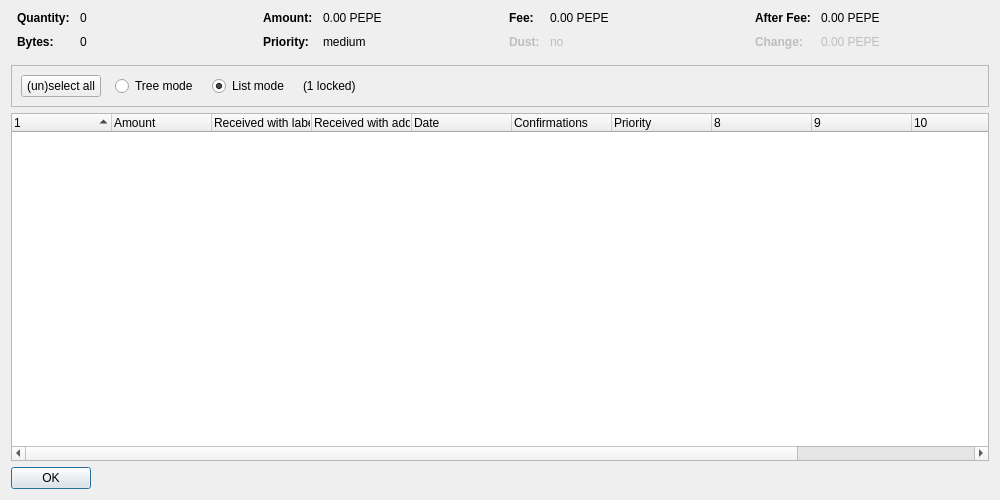
<?xml version="1.0" encoding="UTF-8"?>
<ui version="4.0">
 <class>CoinControlDialog</class>
 <widget class="QDialog" name="CoinControlDialog">
  <property name="geometry">
   <rect>
    <x>0</x>
    <y>0</y>
    <width>1000</width>
    <height>500</height>
   </rect>
  </property>
  <property name="windowTitle">
   <string>Coin Selection</string>
  </property>
  <layout class="QVBoxLayout" name="verticalLayout">
   <item>
    <layout class="QHBoxLayout" name="horizontalLayoutTop" stretch="0,0,0,0">
     <property name="topMargin">
      <number>0</number>
     </property>
     <property name="bottomMargin">
      <number>10</number>
     </property>
     <item>
      <layout class="QFormLayout" name="formLayoutCoinControl1">
       <property name="horizontalSpacing">
        <number>10</number>
       </property>
       <property name="verticalSpacing">
        <number>10</number>
       </property>
       <property name="leftMargin">
        <number>6</number>
       </property>
       <property name="rightMargin">
        <number>6</number>
       </property>
       <item row="0" column="0">
        <widget class="QLabel" name="labelCoinControlQuantityText">
         <property name="font">
          <font>
           <weight>75</weight>
           <bold>true</bold>
          </font>
         </property>
         <property name="text">
          <string>Quantity:</string>
         </property>
        </widget>
       </item>
       <item row="0" column="1">
        <widget class="QLabel" name="labelCoinControlQuantity">
         <property name="cursor">
          <cursorShape>IBeamCursor</cursorShape>
         </property>
         <property name="contextMenuPolicy">
          <enum>Qt::ActionsContextMenu</enum>
         </property>
         <property name="text">
          <string notr="true">0</string>
         </property>
         <property name="textInteractionFlags">
          <set>Qt::LinksAccessibleByMouse|Qt::TextSelectableByKeyboard|Qt::TextSelectableByMouse</set>
         </property>
        </widget>
       </item>
       <item row="1" column="0">
        <widget class="QLabel" name="labelCoinControlBytesText">
         <property name="font">
          <font>
           <weight>75</weight>
           <bold>true</bold>
          </font>
         </property>
         <property name="text">
          <string>Bytes:</string>
         </property>
        </widget>
       </item>
       <item row="1" column="1">
        <widget class="QLabel" name="labelCoinControlBytes">
         <property name="cursor">
          <cursorShape>IBeamCursor</cursorShape>
         </property>
         <property name="contextMenuPolicy">
          <enum>Qt::ActionsContextMenu</enum>
         </property>
         <property name="text">
          <string notr="true">0</string>
         </property>
         <property name="textInteractionFlags">
          <set>Qt::LinksAccessibleByMouse|Qt::TextSelectableByKeyboard|Qt::TextSelectableByMouse</set>
         </property>
        </widget>
       </item>
      </layout>
     </item>
     <item>
      <layout class="QFormLayout" name="formLayoutCoinControl2">
       <property name="horizontalSpacing">
        <number>10</number>
       </property>
       <property name="verticalSpacing">
        <number>10</number>
       </property>
       <property name="leftMargin">
        <number>6</number>
       </property>
       <property name="rightMargin">
        <number>6</number>
       </property>
       <item row="0" column="0">
        <widget class="QLabel" name="labelCoinControlAmountText">
         <property name="font">
          <font>
           <weight>75</weight>
           <bold>true</bold>
          </font>
         </property>
         <property name="text">
          <string>Amount:</string>
         </property>
        </widget>
       </item>
       <item row="0" column="1">
        <widget class="QLabel" name="labelCoinControlAmount">
         <property name="cursor">
          <cursorShape>IBeamCursor</cursorShape>
         </property>
         <property name="contextMenuPolicy">
          <enum>Qt::ActionsContextMenu</enum>
         </property>
         <property name="text">
          <string notr="true">0.00 PEPE</string>
         </property>
         <property name="textInteractionFlags">
          <set>Qt::LinksAccessibleByMouse|Qt::TextSelectableByKeyboard|Qt::TextSelectableByMouse</set>
         </property>
        </widget>
       </item>
       <item row="1" column="0">
        <widget class="QLabel" name="labelCoinControlPriorityText">
         <property name="font">
          <font>
           <weight>75</weight>
           <bold>true</bold>
          </font>
         </property>
         <property name="text">
          <string>Priority:</string>
         </property>
        </widget>
       </item>
       <item row="1" column="1">
        <widget class="QLabel" name="labelCoinControlPriority">
         <property name="cursor">
          <cursorShape>IBeamCursor</cursorShape>
         </property>
         <property name="contextMenuPolicy">
          <enum>Qt::ActionsContextMenu</enum>
         </property>
         <property name="text">
          <string notr="true">medium</string>
         </property>
         <property name="textInteractionFlags">
          <set>Qt::LinksAccessibleByMouse|Qt::TextSelectableByKeyboard|Qt::TextSelectableByMouse</set>
         </property>
        </widget>
       </item>
      </layout>
     </item>
     <item>
      <layout class="QFormLayout" name="formLayoutCoinControl3">
       <property name="horizontalSpacing">
        <number>10</number>
       </property>
       <property name="verticalSpacing">
        <number>10</number>
       </property>
       <property name="leftMargin">
        <number>6</number>
       </property>
       <property name="rightMargin">
        <number>6</number>
       </property>
       <item row="0" column="0">
        <widget class="QLabel" name="labelCoinControlFeeText">
         <property name="font">
          <font>
           <weight>75</weight>
           <bold>true</bold>
          </font>
         </property>
         <property name="text">
          <string>Fee:</string>
         </property>
        </widget>
       </item>
       <item row="0" column="1">
        <widget class="QLabel" name="labelCoinControlFee">
         <property name="cursor">
          <cursorShape>IBeamCursor</cursorShape>
         </property>
         <property name="contextMenuPolicy">
          <enum>Qt::ActionsContextMenu</enum>
         </property>
         <property name="text">
          <string notr="true">0.00 PEPE</string>
         </property>
         <property name="textInteractionFlags">
          <set>Qt::LinksAccessibleByMouse|Qt::TextSelectableByKeyboard|Qt::TextSelectableByMouse</set>
         </property>
        </widget>
       </item>
       <item row="1" column="0">
        <widget class="QLabel" name="labelCoinControlLowOutputText">
         <property name="enabled">
          <bool>false</bool>
         </property>
         <property name="font">
          <font>
           <weight>75</weight>
           <bold>true</bold>
          </font>
         </property>
         <property name="text">
          <string>Dust:</string>
         </property>
        </widget>
       </item>
       <item row="1" column="1">
        <widget class="QLabel" name="labelCoinControlLowOutput">
         <property name="enabled">
          <bool>false</bool>
         </property>
         <property name="cursor">
          <cursorShape>IBeamCursor</cursorShape>
         </property>
         <property name="contextMenuPolicy">
          <enum>Qt::ActionsContextMenu</enum>
         </property>
         <property name="text">
          <string notr="true">no</string>
         </property>
         <property name="textInteractionFlags">
          <set>Qt::LinksAccessibleByMouse|Qt::TextSelectableByKeyboard|Qt::TextSelectableByMouse</set>
         </property>
        </widget>
       </item>
      </layout>
     </item>
     <item>
      <layout class="QFormLayout" name="formLayoutCoinControl4">
       <property name="horizontalSpacing">
        <number>10</number>
       </property>
       <property name="verticalSpacing">
        <number>10</number>
       </property>
       <property name="leftMargin">
        <number>6</number>
       </property>
       <property name="rightMargin">
        <number>6</number>
       </property>
       <item row="0" column="0">
        <widget class="QLabel" name="labelCoinControlAfterFeeText">
         <property name="font">
          <font>
           <weight>75</weight>
           <bold>true</bold>
          </font>
         </property>
         <property name="text">
          <string>After Fee:</string>
         </property>
        </widget>
       </item>
       <item row="0" column="1">
        <widget class="QLabel" name="labelCoinControlAfterFee">
         <property name="cursor">
          <cursorShape>IBeamCursor</cursorShape>
         </property>
         <property name="contextMenuPolicy">
          <enum>Qt::ActionsContextMenu</enum>
         </property>
         <property name="text">
          <string notr="true">0.00 PEPE</string>
         </property>
         <property name="textInteractionFlags">
          <set>Qt::LinksAccessibleByMouse|Qt::TextSelectableByKeyboard|Qt::TextSelectableByMouse</set>
         </property>
        </widget>
       </item>
       <item row="1" column="0">
        <widget class="QLabel" name="labelCoinControlChangeText">
         <property name="enabled">
          <bool>false</bool>
         </property>
         <property name="font">
          <font>
           <weight>75</weight>
           <bold>true</bold>
          </font>
         </property>
         <property name="text">
          <string>Change:</string>
         </property>
        </widget>
       </item>
       <item row="1" column="1">
        <widget class="QLabel" name="labelCoinControlChange">
         <property name="enabled">
          <bool>false</bool>
         </property>
         <property name="cursor">
          <cursorShape>IBeamCursor</cursorShape>
         </property>
         <property name="contextMenuPolicy">
          <enum>Qt::ActionsContextMenu</enum>
         </property>
         <property name="text">
          <string notr="true">0.00 PEPE</string>
         </property>
         <property name="textInteractionFlags">
          <set>Qt::LinksAccessibleByMouse|Qt::TextSelectableByKeyboard|Qt::TextSelectableByMouse</set>
         </property>
        </widget>
       </item>
      </layout>
     </item>
    </layout>
   </item>
   <item>
    <widget class="QFrame" name="frame">
     <property name="minimumSize">
      <size>
       <width>0</width>
       <height>40</height>
      </size>
     </property>
     <property name="frameShape">
      <enum>QFrame::StyledPanel</enum>
     </property>
     <property name="frameShadow">
      <enum>QFrame::Sunken</enum>
     </property>
     <layout class="QHBoxLayout" name="horizontalLayout">
      <item>
       <layout class="QHBoxLayout" name="horizontalLayoutPanel" stretch="0,0,0,0,0">
        <property name="spacing">
         <number>14</number>
        </property>
        <item>
         <widget class="QPushButton" name="pushButtonSelectAll">
          <property name="sizePolicy">
           <sizepolicy hsizetype="Maximum" vsizetype="Fixed">
            <horstretch>0</horstretch>
            <verstretch>0</verstretch>
           </sizepolicy>
          </property>
          <property name="text">
           <string>(un)select all</string>
          </property>
          <property name="autoDefault">
           <bool>false</bool>
          </property>
         </widget>
        </item>
        <item>
         <widget class="QRadioButton" name="radioTreeMode">
          <property name="sizePolicy">
           <sizepolicy hsizetype="Maximum" vsizetype="Fixed">
            <horstretch>0</horstretch>
            <verstretch>0</verstretch>
           </sizepolicy>
          </property>
          <property name="text">
           <string>Tree mode</string>
          </property>
         </widget>
        </item>
        <item>
         <widget class="QRadioButton" name="radioListMode">
          <property name="sizePolicy">
           <sizepolicy hsizetype="Maximum" vsizetype="Fixed">
            <horstretch>0</horstretch>
            <verstretch>0</verstretch>
           </sizepolicy>
          </property>
          <property name="text">
           <string>List mode</string>
          </property>
          <property name="checked">
           <bool>true</bool>
          </property>
         </widget>
        </item>
        <item>
         <widget class="QLabel" name="labelLocked">
          <property name="text">
           <string notr="true">(1 locked)</string>
          </property>
         </widget>
        </item>
        <item>
         <spacer name="horizontalSpacer">
          <property name="orientation">
           <enum>Qt::Horizontal</enum>
          </property>
          <property name="sizeHint" stdset="0">
           <size>
            <width>40</width>
            <height>20</height>
           </size>
          </property>
         </spacer>
        </item>
       </layout>
      </item>
     </layout>
    </widget>
   </item>
   <item>
    <widget class="CoinControlTreeWidget" name="treeWidget">
     <property name="contextMenuPolicy">
      <enum>Qt::CustomContextMenu</enum>
     </property>
     <property name="sortingEnabled">
      <bool>false</bool>
     </property>
     <property name="columnCount">
      <number>12</number>
     </property>
     <attribute name="headerShowSortIndicator" stdset="0">
      <bool>true</bool>
     </attribute>
     <attribute name="headerStretchLastSection">
      <bool>false</bool>
     </attribute>
     <column>
      <property name="text">
       <string/>
      </property>
     </column>
     <column>
      <property name="text">
       <string>Amount</string>
      </property>
     </column>
     <column>
      <property name="text">
       <string>Received with label</string>
      </property>
     </column>
     <column>
      <property name="text">
       <string>Received with address</string>
      </property>
     </column>
     <column>
      <property name="text">
       <string>Date</string>
      </property>
     </column>
     <column>
      <property name="text">
       <string>Confirmations</string>
      </property>
      <property name="toolTip">
       <string>Confirmed</string>
      </property>
     </column>
     <column>
      <property name="text">
       <string>Priority</string>
      </property>
     </column>
     <column>
      <property name="text">
       <string/>
      </property>
     </column>
     <column>
      <property name="text">
       <string/>
      </property>
     </column>
     <column>
      <property name="text">
       <string/>
      </property>
     </column>
     <column>
      <property name="text">
       <string/>
      </property>
     </column>
     <column>
      <property name="text">
       <string/>
      </property>
     </column>
    </widget>
   </item>
   <item>
    <widget class="QDialogButtonBox" name="buttonBox">
     <property name="sizePolicy">
      <sizepolicy hsizetype="Maximum" vsizetype="Fixed">
       <horstretch>0</horstretch>
       <verstretch>0</verstretch>
      </sizepolicy>
     </property>
     <property name="orientation">
      <enum>Qt::Horizontal</enum>
     </property>
     <property name="standardButtons">
      <set>QDialogButtonBox::Ok</set>
     </property>
    </widget>
   </item>
  </layout>
 </widget>
 <customwidgets>
  <customwidget>
   <class>CoinControlTreeWidget</class>
   <extends>QTreeWidget</extends>
   <header>coincontroltreewidget.h</header>
  </customwidget>
 </customwidgets>
 <resources/>
 <connections/>
</ui>
